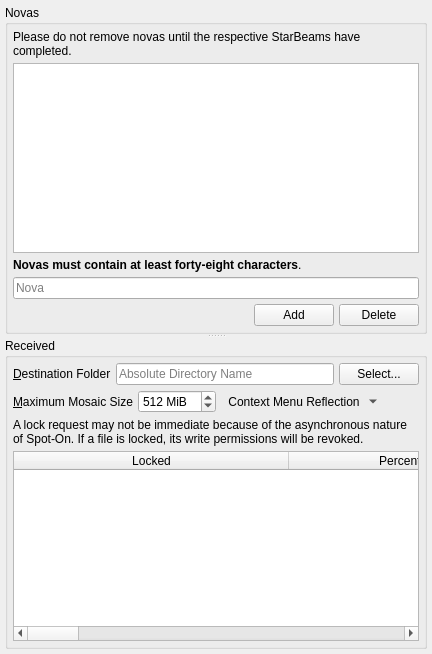
              <widget class="QWidget" name="tab_received">
               <attribute name="title">
                <string>&amp;Received</string>
               </attribute>
               <layout class="QVBoxLayout" name="verticalLayout_44">
                <property name="spacing">
                 <number>5</number>
                </property>
                <property name="leftMargin">
                 <number>5</number>
                </property>
                <property name="topMargin">
                 <number>5</number>
                </property>
                <property name="rightMargin">
                 <number>5</number>
                </property>
                <property name="bottomMargin">
                 <number>5</number>
                </property>
                <item>
                 <widget class="QSplitter" name="splitter">
                  <property name="orientation">
                   <enum>Qt::Vertical</enum>
                  </property>
                  <widget class="QGroupBox" name="groupBox_8">
                   <property name="title">
                    <string>Novas</string>
                   </property>
                   <layout class="QVBoxLayout" name="verticalLayout_25">
                    <property name="spacing">
                     <number>5</number>
                    </property>
                    <property name="leftMargin">
                     <number>5</number>
                    </property>
                    <property name="topMargin">
                     <number>5</number>
                    </property>
                    <property name="rightMargin">
                     <number>5</number>
                    </property>
                    <property name="bottomMargin">
                     <number>5</number>
                    </property>
                    <item>
                     <widget class="QLabel" name="label_96">
                      <property name="text">
                       <string>Please do not remove novas until the respective StarBeams have completed.</string>
                      </property>
                      <property name="wordWrap">
                       <bool>true</bool>
                      </property>
                     </widget>
                    </item>
                    <item>
                     <widget class="QListWidget" name="novas">
                      <property name="tabKeyNavigation">
                       <bool>true</bool>
                      </property>
                      <property name="selectionBehavior">
                       <enum>QAbstractItemView::SelectRows</enum>
                      </property>
                      <property name="verticalScrollMode">
                       <enum>QAbstractItemView::ScrollPerPixel</enum>
                      </property>
                      <property name="horizontalScrollMode">
                       <enum>QAbstractItemView::ScrollPerPixel</enum>
                      </property>
                     </widget>
                    </item>
                    <item>
                     <widget class="QLabel" name="label_90">
                      <property name="text">
                       <string>&lt;html&gt;&lt;head/&gt;&lt;body&gt;&lt;p&gt;&lt;span style=&quot; font-weight:600;&quot;&gt;Novas must contain at least forty-eight characters&lt;/span&gt;.&lt;/p&gt;&lt;/body&gt;&lt;/html&gt;</string>
                      </property>
                     </widget>
                    </item>
                    <item>
                     <widget class="QLineEdit" name="receiveNova">
                      <property name="placeholderText">
                       <string>Nova</string>
                      </property>
                      <property name="clearButtonEnabled">
                       <bool>true</bool>
                      </property>
                     </widget>
                    </item>
                    <item>
                     <layout class="QHBoxLayout" name="horizontalLayout_43">
                      <property name="spacing">
                       <number>5</number>
                      </property>
                      <item>
                       <spacer name="horizontalSpacer_40">
                        <property name="orientation">
                         <enum>Qt::Horizontal</enum>
                        </property>
                        <property name="sizeHint" stdset="0">
                         <size>
                          <width>40</width>
                          <height>20</height>
                         </size>
                        </property>
                       </spacer>
                      </item>
                      <item>
                       <widget class="QPushButton" name="addNova">
                        <property name="text">
                         <string>Add</string>
                        </property>
                       </widget>
                      </item>
                      <item>
                       <widget class="QPushButton" name="deleteNova">
                        <property name="text">
                         <string>Delete</string>
                        </property>
                       </widget>
                      </item>
                     </layout>
                    </item>
                   </layout>
                  </widget>
                  <widget class="QGroupBox" name="receivers">
                   <property name="title">
                    <string>Received</string>
                   </property>
                   <layout class="QVBoxLayout" name="verticalLayout_41">
                    <property name="spacing">
                     <number>5</number>
                    </property>
                    <property name="leftMargin">
                     <number>5</number>
                    </property>
                    <property name="topMargin">
                     <number>5</number>
                    </property>
                    <property name="rightMargin">
                     <number>5</number>
                    </property>
                    <property name="bottomMargin">
                     <number>5</number>
                    </property>
                    <item>
                     <layout class="QHBoxLayout" name="horizontalLayout_54">
                      <property name="spacing">
                       <number>5</number>
                      </property>
                      <item>
                       <widget class="QLabel" name="label_63">
                        <property name="text">
                         <string>&amp;Destination Folder</string>
                        </property>
                        <property name="buddy">
                         <cstring>destination</cstring>
                        </property>
                       </widget>
                      </item>
                      <item>
                       <widget class="QLineEdit" name="destination">
                        <property name="placeholderText">
                         <string>Absolute Directory Name</string>
                        </property>
                        <property name="clearButtonEnabled">
                         <bool>true</bool>
                        </property>
                       </widget>
                      </item>
                      <item>
                       <widget class="QPushButton" name="etpSelectDestination">
                        <property name="text">
                         <string>Select...</string>
                        </property>
                       </widget>
                      </item>
                     </layout>
                    </item>
                    <item>
                     <layout class="QHBoxLayout" name="horizontalLayout_55">
                      <property name="spacing">
                       <number>5</number>
                      </property>
                      <item>
                       <widget class="QLabel" name="label_59">
                        <property name="text">
                         <string>&amp;Maximum Mosaic Size</string>
                        </property>
                        <property name="buddy">
                         <cstring>etpMaxMosaicSize</cstring>
                        </property>
                       </widget>
                      </item>
                      <item>
                       <widget class="QSpinBox" name="etpMaxMosaicSize">
                        <property name="suffix">
                         <string> MiB</string>
                        </property>
                        <property name="minimum">
                         <number>1</number>
                        </property>
                        <property name="maximum">
                         <number>5000</number>
                        </property>
                        <property name="value">
                         <number>512</number>
                        </property>
                       </widget>
                      </item>
                      <item>
                       <widget class="QToolButton" name="receivedActionMenu">
                        <property name="toolTip">
                         <string>Context Menu</string>
                        </property>
                        <property name="text">
                         <string>Context Menu Reflection</string>
                        </property>
                        <property name="icon">
                         <iconset resource="../Icons/icons.qrc">
                          <normaloff>:/generic/menu.png</normaloff>:/generic/menu.png</iconset>
                        </property>
                        <property name="popupMode">
                         <enum>QToolButton::MenuButtonPopup</enum>
                        </property>
                        <property name="autoRaise">
                         <bool>true</bool>
                        </property>
                       </widget>
                      </item>
                      <item>
                       <spacer name="horizontalSpacer_44">
                        <property name="orientation">
                         <enum>Qt::Horizontal</enum>
                        </property>
                        <property name="sizeHint" stdset="0">
                         <size>
                          <width>40</width>
                          <height>20</height>
                         </size>
                        </property>
                       </spacer>
                      </item>
                     </layout>
                    </item>
                    <item>
                     <widget class="QLabel" name="label_117">
                      <property name="text">
                       <string>&lt;html&gt;&lt;head/&gt;&lt;body&gt;&lt;p&gt;A lock request may not be immediate because of the asynchronous nature of Spot-On. If a file is locked, its write permissions will be revoked.&lt;/p&gt;&lt;/body&gt;&lt;/html&gt;</string>
                      </property>
                      <property name="wordWrap">
                       <bool>true</bool>
                      </property>
                     </widget>
                    </item>
                    <item>
                     <widget class="QTableWidget" name="received">
                      <property name="alternatingRowColors">
                       <bool>true</bool>
                      </property>
                      <property name="selectionMode">
                       <enum>QAbstractItemView::SingleSelection</enum>
                      </property>
                      <property name="selectionBehavior">
                       <enum>QAbstractItemView::SelectRows</enum>
                      </property>
                      <property name="verticalScrollMode">
                       <enum>QAbstractItemView::ScrollPerPixel</enum>
                      </property>
                      <property name="horizontalScrollMode">
                       <enum>QAbstractItemView::ScrollPerPixel</enum>
                      </property>
                      <property name="sortingEnabled">
                       <bool>true</bool>
                      </property>
                      <attribute name="horizontalHeaderDefaultSectionSize">
                       <number>275</number>
                      </attribute>
                      <attribute name="horizontalHeaderStretchLastSection">
                       <bool>true</bool>
                      </attribute>
                      <attribute name="verticalHeaderVisible">
                       <bool>false</bool>
                      </attribute>
                      <column>
                       <property name="text">
                        <string>Locked</string>
                       </property>
                      </column>
                      <column>
                       <property name="text">
                        <string>Percent Received</string>
                       </property>
                      </column>
                      <column>
                       <property name="text">
                        <string>Pulse Size</string>
                       </property>
                      </column>
                      <column>
                       <property name="text">
                        <string>Total Size</string>
                       </property>
                      </column>
                      <column>
                       <property name="text">
                        <string>File</string>
                       </property>
                      </column>
                      <column>
                       <property name="text">
                        <string>Computed SHA-1 Hash</string>
                       </property>
                      </column>
                      <column>
                       <property name="text">
                        <string>Expected SHA-1 Hash</string>
                       </property>
                      </column>
                      <column>
                       <property name="text">
                        <string>Computed SHA3-512 Hash</string>
                       </property>
                      </column>
                      <column>
                       <property name="text">
                        <string>Expected SHA3-512 Hash</string>
                       </property>
                      </column>
                      <column>
                       <property name="text">
                        <string>ETA</string>
                       </property>
                      </column>
                      <column>
                       <property name="text">
                        <string>OID</string>
                       </property>
                      </column>
                     </widget>
                    </item>
                   </layout>
                  </widget>
                 </widget>
                </item>
               </layout>
              </widget>
